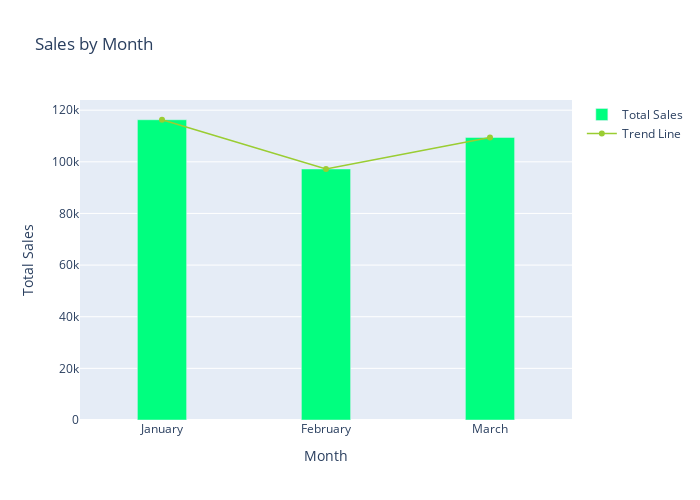

Here is the notebook cell this chart was saved with:
### Code cell
observe_trends = df.groupby('month')['Total'].sum().reset_index()

#Visualizations
fig = go.Figure()

#Bar
fig.add_trace(go.Bar(
    x=observe_trends['month'],
    y=observe_trends['Total'],
    name='Total Sales',
    marker_color='springgreen',
    width=0.3
))

#line
fig.add_trace(go.Scatter(
    x=observe_trends['month'],
    y=observe_trends['Total'],
    name = 'Trend Line',
    mode = 'lines+markers',
    line=dict(color='yellowgreen', width=1.5)
))

#Layouts
fig.update_layout(
    title ='Sales by Month',
    width = 700,
    height = 500,
    xaxis=dict(
        tickvals=[1, 2, 3],
        ticktext=['January', 'February', 'March'],
        title='Month'
    ),
    yaxis=dict(title='Total Sales')
)

### Figure 1 — Plotly figure (JSON) as saved in the notebook; plotly's stock layout.template omitted (floating-point values rounded to 4 significant figures)
{"data": [{"marker": {"color": "springgreen"}, "name": "Total Sales", "type": "bar", "width": 0.3, "x": [1, 2, 3], "y": [116300.0, 97220.0, 109500.0]}, {"line": {"color": "yellowgreen", "width": 1.5}, "mode": "lines+markers", "name": "Trend Line", "type": "scatter", "x": [1, 2, 3], "y": [116300.0, 97220.0, 109500.0]}], "layout": {"height": 500, "title": {"text": "Sales by Month"}, "width": 700, "xaxis": {"ticktext": ["January", "February", "March"], "tickvals": [1, 2, 3], "title": {"text": "Month"}}, "yaxis": {"title": {"text": "Total Sales"}}}}
